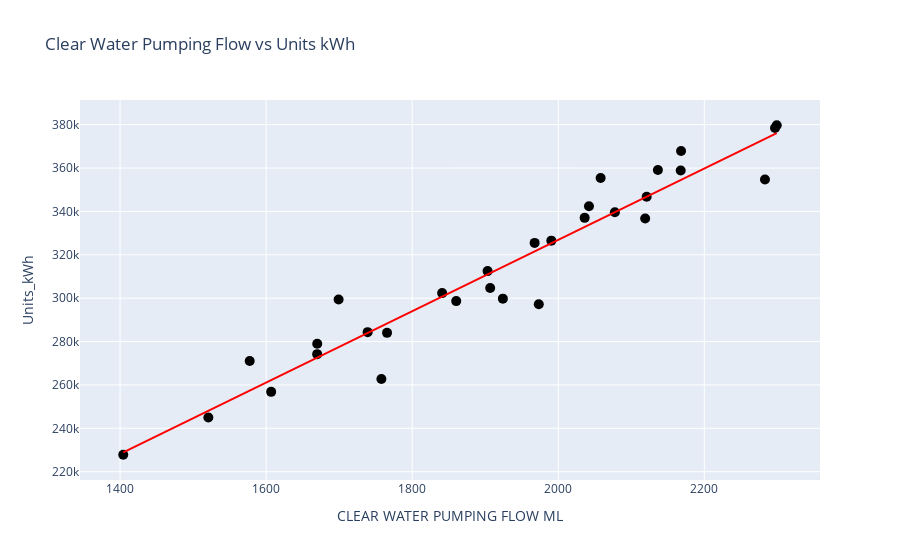

This figure's notebook cell:
### Code cell
fig = px.scatter(
    sorted_data,
    x="CLEAR WATER PUMPING FLOW ML",
    y="Units_kWh",
    title='Clear Water Pumping Flow vs Units kWh',
    #hover_data='Standardized_Date',
    trendline='ols'  #for trendline 
)
fig.update_traces(marker=dict(size=10, color='black'),selector=dict(mode='markers'))   # size and color of the dots
 

fig.update_traces(line=dict(color='red'),selector=dict(type='scatter', mode='lines'))  #trendline color to red
                  

fig.show()

pyo.plot(fig, filename='Clear Water Pumping Flow vs Units kWh.html', auto_open=True)

### Figure 1 — Plotly figure (JSON) as saved in the notebook; plotly's stock layout.template omitted (floating-point values rounded to 4 significant figures)
{"data": [{"hovertemplate": "CLEAR WATER PUMPING FLOW ML=%{x}<br>Units_kWh=%{y}<extra></extra>", "legendgroup": "", "marker": {"color": "black", "size": 10, "symbol": "circle"}, "mode": "markers", "name": "", "orientation": "v", "showlegend": false, "type": "scatter", "x": [1404.0, 1521.0, 1578.0, 1607.0, 1670.0, 1670.0, 1699.0, 1739.0, 1758.0, 1766.0, 1841.0, 1860.0, 1903.0, 1907.0, 1924.0, 1968.0, 1973.0, 1991.0, 2036.0, 2042.0, 2058.0, 2078.0, 2119.0, 2121.0, 2136.0, 2168.0, 2168.0, 2283.0, 2297.0, 2299.0], "xaxis": "x", "y": [227816, 244952, 271048, 256808, 278984, 274192, 299392, 284352, 262752, 284016, 302344, 298664, 312488, 304680, 299784, 325496, 297184, 326536, 337032, 342376, 355440, 339606, 336744, 346766, 359136, 367832, 358912, 354696, 378448, 379736], "yaxis": "y"}, {"hovertemplate": "<b>OLS trendline</b><br>Units_kWh = 164.466 * CLEAR WATER PUMPING FLOW ML + -2077.66<br>R<sup>2</sup>=0.927095<br><br>CLEAR WATER PUMPING FLOW ML=%{x}<br>Units_kWh=%{y} <b>(trend)</b><extra></extra>", "legendgroup": "", "line": {"color": "red"}, "marker": {"color": "#636efa", "symbol": "circle"}, "mode": "lines", "name": "", "showlegend": false, "type": "scatter", "x": [1404.0, 1521.0, 1578.0, 1607.0, 1670.0, 1670.0, 1699.0, 1739.0, 1758.0, 1766.0, 1841.0, 1860.0, 1903.0, 1907.0, 1924.0, 1968.0, 1973.0, 1991.0, 2036.0, 2042.0, 2058.0, 2078.0, 2119.0, 2121.0, 2136.0, 2168.0, 2168.0, 2283.0, 2297.0, 2299.0], "xaxis": "x", "y": [228900.0, 248100.0, 257400.0, 262200.0, 272600.0, 272600.0, 277400.0, 283900.0, 287000.0, 288300.0, 300700.0, 303900.0, 310900.0, 311500.0, 314400.0, 321500.0, 322500.0, 325300.0, 332800.0, 333800.0, 336400.0, 339600.0, 346400.0, 346800.0, 349300.0, 354400.0, 354500.0, 373400.0, 375700.0, 376100.0], "yaxis": "y"}], "layout": {"legend": {"tracegroupgap": 0}, "title": {"text": "Clear Water Pumping Flow vs Units kWh"}, "xaxis": {"anchor": "y", "domain": [0, 1], "title": {"text": "CLEAR WATER PUMPING FLOW ML"}}, "yaxis": {"anchor": "x", "domain": [0, 1], "title": {"text": "Units_kWh"}}}}
